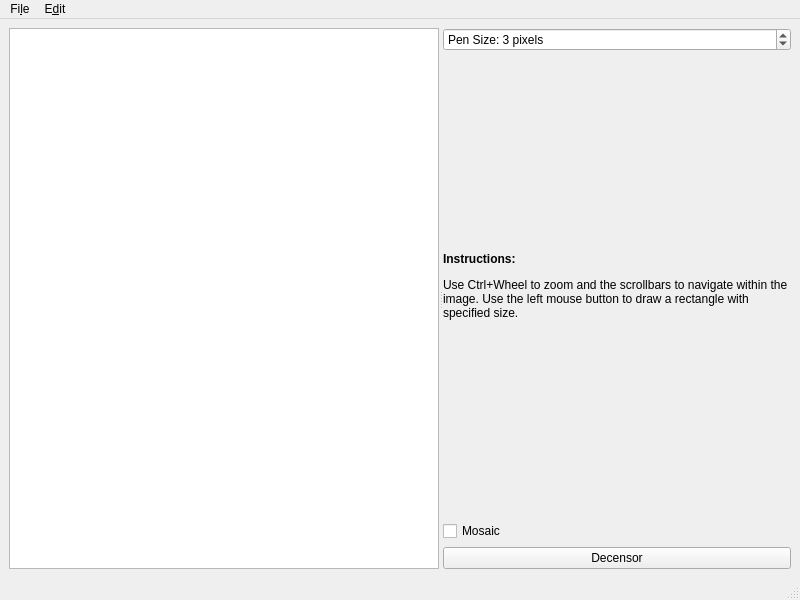
<?xml version="1.0" encoding="UTF-8"?>
<ui version="4.0">
 <class>MainWindow</class>
 <widget class="QMainWindow" name="MainWindow">
  <property name="geometry">
   <rect>
    <x>0</x>
    <y>0</y>
    <width>800</width>
    <height>600</height>
   </rect>
  </property>
  <property name="windowTitle">
   <string/>
  </property>
  <widget class="QWidget" name="centralwidget">
   <layout class="QVBoxLayout" name="verticalLayout_2">
    <item>
     <widget class="QSplitter" name="splitter">
      <property name="orientation">
       <enum>Qt::Horizontal</enum>
      </property>
      <widget class="CustomGraphicsView" name="graphics_view"/>
      <widget class="QWidget" name="layoutWidget">
       <layout class="QVBoxLayout" name="verticalLayout">
        <item>
         <widget class="QSpinBox" name="pen_size">
          <property name="suffix">
           <string> pixels</string>
          </property>
          <property name="prefix">
           <string>Pen Size: </string>
          </property>
          <property name="minimum">
           <number>1</number>
          </property>
          <property name="value">
           <number>3</number>
          </property>
         </widget>
        </item>
        <item>
         <spacer name="verticalSpacer_2">
          <property name="orientation">
           <enum>Qt::Vertical</enum>
          </property>
          <property name="sizeHint" stdset="0">
           <size>
            <width>20</width>
            <height>40</height>
           </size>
          </property>
         </spacer>
        </item>
        <item>
         <widget class="QLabel" name="label">
          <property name="text">
           <string>&lt;html&gt;&lt;head/&gt;&lt;body&gt;&lt;p&gt;&lt;span style=&quot; font-weight:600;&quot;&gt;Instructions:&lt;/span&gt;&lt;/p&gt;&lt;p&gt;Use Ctrl+Wheel to zoom and the scrollbars to navigate within the image. Use the left mouse button to draw a rectangle with specified size.&lt;/p&gt;&lt;/body&gt;&lt;/html&gt;</string>
          </property>
          <property name="wordWrap">
           <bool>true</bool>
          </property>
         </widget>
        </item>
        <item>
         <spacer name="verticalSpacer">
          <property name="orientation">
           <enum>Qt::Vertical</enum>
          </property>
          <property name="sizeHint" stdset="0">
           <size>
            <width>20</width>
            <height>40</height>
           </size>
          </property>
         </spacer>
        </item>
        <item>
         <widget class="QCheckBox" name="mosaic">
          <property name="text">
           <string>Mosaic</string>
          </property>
         </widget>
        </item>
        <item>
         <widget class="QPushButton" name="decensor">
          <property name="text">
           <string>Decensor</string>
          </property>
         </widget>
        </item>
       </layout>
      </widget>
     </widget>
    </item>
   </layout>
  </widget>
  <widget class="QMenuBar" name="menubar">
   <property name="geometry">
    <rect>
     <x>0</x>
     <y>0</y>
     <width>800</width>
     <height>28</height>
    </rect>
   </property>
   <widget class="QMenu" name="menuFile">
    <property name="title">
     <string>Fi&amp;le</string>
    </property>
    <addaction name="action_open"/>
    <addaction name="action_save"/>
    <addaction name="separator"/>
    <addaction name="action_close"/>
    <addaction name="actionExit"/>
   </widget>
   <widget class="QMenu" name="menuEdit">
    <property name="title">
     <string>E&amp;dit</string>
    </property>
    <addaction name="action_undo"/>
   </widget>
   <addaction name="menuFile"/>
   <addaction name="menuEdit"/>
  </widget>
  <widget class="QStatusBar" name="statusbar"/>
  <action name="action_open">
   <property name="text">
    <string>&amp;Open...</string>
   </property>
   <property name="shortcut">
    <string>Ctrl+O</string>
   </property>
  </action>
  <action name="action_close">
   <property name="text">
    <string>&amp;Close</string>
   </property>
   <property name="shortcut">
    <string>Ctrl+X</string>
   </property>
  </action>
  <action name="actionExit">
   <property name="text">
    <string>&amp;Exit</string>
   </property>
   <property name="shortcut">
    <string>Ctrl+Q</string>
   </property>
  </action>
  <action name="action_save">
   <property name="text">
    <string>Save...</string>
   </property>
   <property name="shortcut">
    <string>Ctrl+S</string>
   </property>
  </action>
  <action name="action_undo">
   <property name="text">
    <string>Undo</string>
   </property>
   <property name="shortcut">
    <string>Ctrl+Z</string>
   </property>
  </action>
 </widget>
 <customwidgets>
  <customwidget>
   <class>CustomGraphicsView</class>
   <extends>QGraphicsView</extends>
   <header>deepcreampygui.views.customgraphicsview</header>
  </customwidget>
 </customwidgets>
 <resources/>
 <connections>
  <connection>
   <sender>actionExit</sender>
   <signal>triggered()</signal>
   <receiver>MainWindow</receiver>
   <slot>close()</slot>
   <hints>
    <hint type="sourcelabel">
     <x>-1</x>
     <y>-1</y>
    </hint>
    <hint type="destinationlabel">
     <x>399</x>
     <y>299</y>
    </hint>
   </hints>
  </connection>
 </connections>
</ui>
